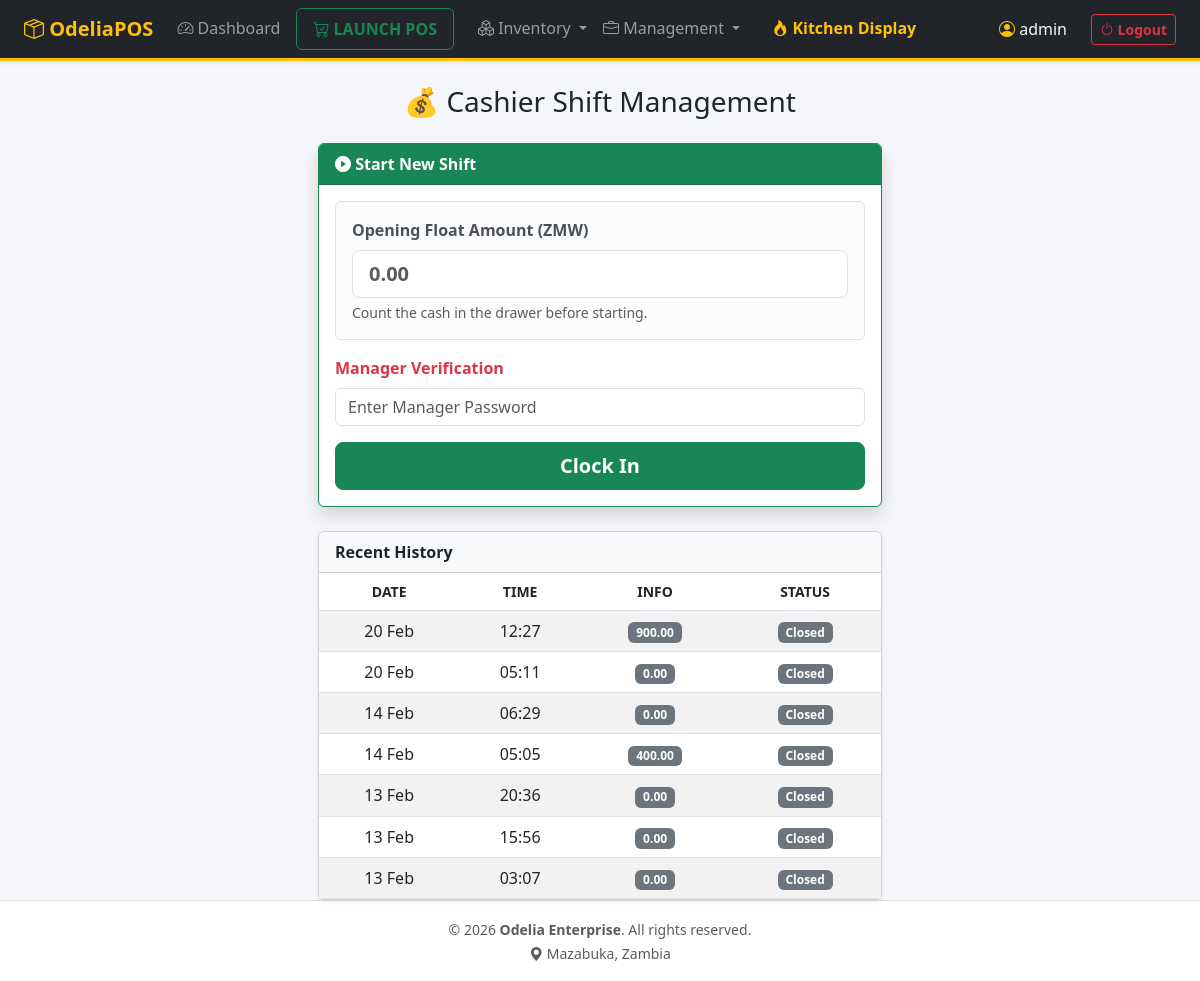
Page /index.php?page=Shifts (signed in) on the committed database.
### tables this page shows
CREATE TABLE `shifts` (
  `id` int NOT NULL AUTO_INCREMENT,
  `user_id` int NOT NULL,
  `location_id` int NOT NULL,
  `start_time` timestamp NULL DEFAULT CURRENT_TIMESTAMP,
  `end_time` timestamp NULL DEFAULT NULL,
  `starting_cash` decimal(10,2) DEFAULT '0.00',
  `closing_cash` decimal(10,2) DEFAULT '0.00',
  `expected_cash` decimal(10,2) DEFAULT '0.00',
  `manager_closing_cash` decimal(10,2) DEFAULT '0.00',
  `status` varchar(20) NOT NULL DEFAULT 'open',
  `variance_reason` text,
  `handover_notes` text,
  `start_verified_by` int DEFAULT NULL,
  `start_verified_at` timestamp NULL DEFAULT NULL,
  `end_verified_by` int DEFAULT NULL,
  `end_verified_at` timestamp NULL DEFAULT NULL,
  `variance` decimal(10,2) DEFAULT '0.00',
  PRIMARY KEY (`id`),
  KEY `user_id` (`user_id`),
  KEY `location_id` (`location_id`),
  KEY `start_verified_by` (`start_verified_by`),
  KEY `end_verified_by` (`end_verified_by`),
  CONSTRAINT `shifts_ibfk_1` FOREIGN KEY (`user_id`) REFERENCES `users` (`id`),
  CONSTRAINT `shifts_ibfk_2` FOREIGN KEY (`location_id`) REFERENCES `locations` (`id`),
  CONSTRAINT `shifts_ibfk_3` FOREIGN KEY (`start_verified_by`) REFERENCES `users` (`id`),
  CONSTRAINT `shifts_ibfk_4` FOREIGN KEY (`end_verified_by`) REFERENCES `users` (`id`)
);

### src/shifts.php (called while the page is built, shortened)
<?php
$userId = $_SESSION['user_id'];
$userRole = $_SESSION['role'];
$moneyRoles = ['cashier', 'manager', 'admin', 'dev', 'bartender'];
$isMoneyRole = in_array($userRole, $moneyRoles);
$stmt = $pdo->prepare("SELECT * FROM shifts WHERE user_id = ? AND status = 'open' ORDER BY start_time DESC LIMIT 1");
$stmt->execute([$userId]);
$currentShift = $stmt->fetch();
$histStmt = $pdo->prepare("
    SELECT s.*, u1.username as start_mgr, u2.username as end_mgr
    FROM shifts s
    LEFT JOIN users u1 ON s.start_verified_by = u1.id
    LEFT JOIN users u2 ON s.end_verified_by = u2.id
    WHERE s.user_id = ?
    ORDER BY s.start_time DESC LIMIT 10");
$histStmt->execute([$userId]);
$history = $histStmt->fetchAll();
?>

### templates/shifts.php (the view, shortened to what this page needs)
<div class="row">
    <div class="col-md-6 mx-auto">
        <h3 class="mb-4 text-center">
            <?= $isMoneyRole ? '💰 Cashier Shift Management' : '👨‍🍳 Staff Clock-In' ?>
        </h3>
        <?php if (!$currentShift): ?>
            <div class="card shadow border-success mb-4">
                <div class="card-header bg-success text-white fw-bold">
                    <i class="bi bi-play-circle-fill"></i> Start New Shift
                </div>
                <div class="card-body">
                    <form method="POST" action="index.php?page=shifts">
                        <?php if ($isMoneyRole): ?>
                            <div class="alert alert-light border">
                                <label class="form-label fw-bold">Opening Float Amount (ZMW)</label>
                                <input type="number" step="0.01" name="start_amount" class="form-control form-control-lg fw-bold" placeholder="0.00" required>
                                <div class="form-text text-muted">Count the cash in the drawer before starting.</div>
                            </div>
                        <?php else: ?>
                             <div class="alert alert-info">
                                <i class="bi bi-info-circle"></i> Please ensure your station is clean before clocking in.
                             </div>
                        <?php endif; ?>
                        <div class="mb-3">
                            <label class="form-label text-danger fw-bold">Manager Verification</label>
                            <input type="password" name="manager_password" class="form-control" placeholder="Enter Manager Password" required autocomplete="new-password">
                        </div>
                        <button type="submit" class="btn btn-success w-100 btn-lg fw-bold">Clock In</button>
                    </form>
                </div>
            </div>
        <?php endif; ?>
        <div class="card shadow-sm">
            <div class="card-header bg-light fw-bold">Recent History</div>
            <div class="card-body p-0">
                <table class="table table-striped mb-0 text-center">
                    <thead class="small text-muted text-uppercase">
                        <tr>
                            <th>Date</th>
                            <th>Time</th>
                            <th>Info</th>
                            <th>Status</th>
                        </tr>
                    </thead>
                    <tbody>
                        <?php foreach ($history as $h): ?>
                        <tr>
                            <td><?= date('d M', strtotime($h['start_time'])) ?></td>
                            <td><?= date('H:i', strtotime($h['start_time'])) ?></td>
                            <td>
                                <?php if ($isMoneyRole): ?>
                                    <span class="badge bg-secondary"><?= number_format($h['starting_cash'], 2) ?></span>
                                <?php else: ?>
                                    <small class="text-muted">General</small>
                                <?php endif; ?>
                            </td>
                            <td>
                                <?php if ($h['status'] === 'open'): ?>
                                    <span class="badge bg-success">Active</span>
                                <?php else: ?>
                                    <span class="badge bg-secondary">Closed</span>
                                <?php endif; ?>
                            </td>
                        </tr>
                        <?php endforeach; ?>
                    </tbody>
                </table>
            </div>
        </div>
    </div>
</div>

### templates/header.php (style rules this page uses)
body { background-color: #f4f6f9; }

### rows in the picture
shifts: start_time "20 Feb", start_time "12:27", starting_cash "900.00", status "Closed"
shifts: start_time "20 Feb", start_time "05:11", starting_cash "0.00", status "Closed"
shifts: start_time "14 Feb", start_time "06:29", starting_cash "0.00", status "Closed"
shifts: start_time "14 Feb", start_time "05:05", starting_cash "400.00", status "Closed"
shifts: start_time "13 Feb", start_time "20:36", starting_cash "0.00", status "Closed"
shifts: start_time "13 Feb", start_time "15:56", starting_cash "0.00", status "Closed"
shifts: start_time "13 Feb", start_time "03:07", starting_cash "0.00", status "Closed"

### other values in the picture
$_SESSION['username'] "admin"
